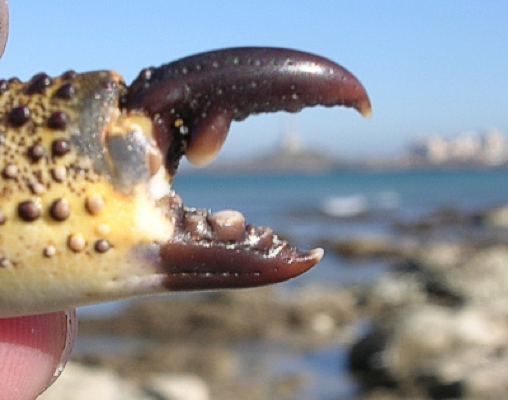
#> input picture Semana 2/Notebooks/res/m1_2/f_front.png, 508 x 400 px
$ jupyter execute 'Adquisicion_2_formacion y adquisición de imagenes digitales.ipynb'   (shell and % lines are left out)
#> lines starting #> are read from the running program, lines starting #| are printed output that depends on the picture
<hr>
Este material ha sido construido en conjunto con material suministrado por los profesores Pedro Atencio (Instituto Tecnológico Metropolitano), Carlos Mera (Universidad de Medellin), Albeiro Espinosa y Diego Patiño (Universidad Nacional de Colombia, Sede Medellín); a ellos les damos crédito.
<hr>

#  <center> VISIÓN ARTIFICIAL </center>
## Agenda del día

### Unidad 2 - Adquisición de imágenes
<ul>
  <li>La luz, el espectro electromagnético y la percepción visual</li>
  <li>**Formación y adquisición de imágenes digitales.**</li>
</ul>

# 2. Adquisición de imágenes
<hr>

## 2. Formacion y adquisicion de imagenes digitales

## Modelo Pin-Hole
<br>
<center><i>Figura. esquema de un modelo pinhole o camara estenopeica. <a href='https://es.wikipedia.org/wiki/Cámara_estenopeica'>wiki-pinhole.</a></i></center>

<br>
<center><i>Figura. Una superficie mate emite luz en todas las direcciones. Cuando la apertura es muy  pequeña, desde cualquier punto sólo pasa luz con una dirección. Todos los puntos están bien definidos == imagen enfocada.. <a href='https://es.wikipedia.org/wiki/Cámara_estenopeica'>wiki-pinhole.</a></i></center>

<br>
<center><i>Figura. Si la apertura no es lo suficientemente pequeña, se generan circulos de confusion en la imagen.</i></center>

<br>
<center><i>Figura. El Modelo Pin-Hole tiene algunas limitaciones: si la apertura es muy pequeña, entonces entra poca luz y la imagen sale muy oscura</i></center>

<br>
<ul>
<li><b>Solución 1:</b> aumentar el tiempo de exposición, manteniendo el tamaño de la apertura...lo cual no funciona bien si hay movimiento. Aunque, se puede usar para acumular movimiento.</li>
<li><b>Solución 2:</b> aumentar el tamaño de la apertura y utilizar unas lentes que realicen el enfoque.</li>
<li>Por las limitaciones físicas de las lentes, sólo se pueden enfocar los objetos en cierta distancia. <a href='http://www.redalyc.org/pdf/1492/149244222001.pdf'>Fusion de imagenes multifoco.</a></li>
<li>Profundidad de campo: rango de distancias (en la escena) en la que los objetos aparecen enfocados.</li>
</ul>
<hr>

[cell 1]
#Se importan las librerias para trabajar con imágenes
#Es muy importante colocar el comando %matplotlib inline

from skimage import io
from skimage.transform import resize
import matplotlib.pyplot as plt
import numpy as np


#Se leen las imágenes con skimage
I1 = io.imread('res/m1_2/f_front.png')
#> I1 is the input picture: shape (400, 508, 4); mean R, G, B, A 142.9, 144.1, 145.8, 255
#Guardar el tamaño de la imagen I1 en la variable tam
tam=np.shape(I1)
#> tam = (400, 508, 4)
I2 = io.imread('res/m1_2/f_back.png')
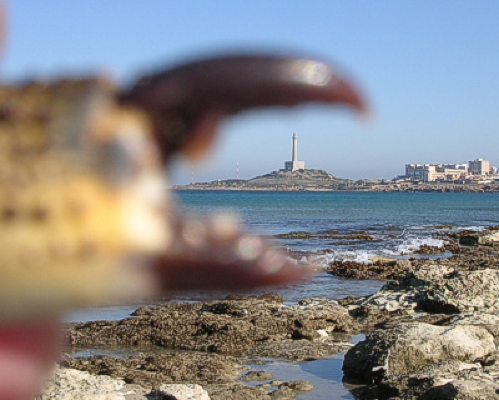
#> input picture Semana 2/Notebooks/res/m1_2/f_back.png, 499 x 400 px
#> I2 is the input picture: shape (400, 499, 4); mean R, G, B, A 136, 136.2, 138.5, 255
#Redimensionar la imagen I2 para que quede del mismo tamaño que I1
#Este procedimiento se realiza ya que deben sumarse matrices más adelante
I2 = resize(I2, (tam[0],tam[1]))
#> I2: shape (400, 508, 4) float64
#Realizar un subplot de 1x3 para mostrar las imágenes
fig, (ax1, ax2, ax3) = plt.subplots(1,3, figsize=(20, 7))
#Se toma la imagen I1 e I2 en el canal G (canal verde del espacio de color RGB)
I1= I1[:,:,1]
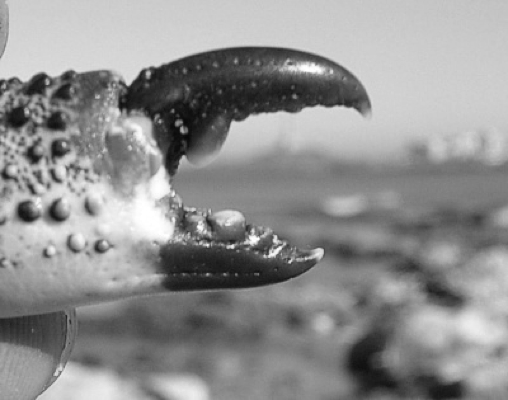
#> I1: shape (400, 508); min 8, max 255, mean 144.1
I2= I2[:,:,1]
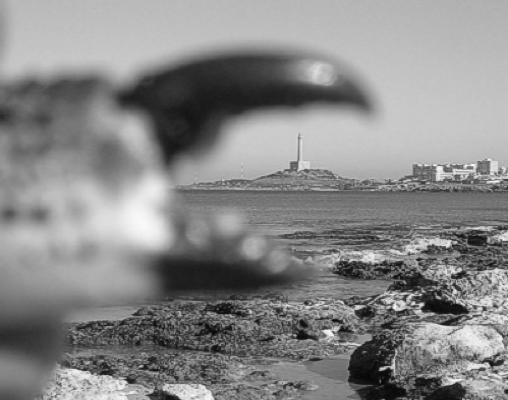
#> I2: shape (400, 508) float64; min 0.0259, max 0.991, mean 0.534
#Mediante una transformación lineal se construye la tercera imagen (enfoque infinito)
I3= 0.001*I1+0.9*I2

#Se le da título a las figuras, a las imágenes y se muestran
fig.suptitle('Profundidad de campo - Lentes', fontsize=20)
ax1.set_title('Enfoque cercano')
ax1.imshow(I1, cmap='gray', aspect='auto')
ax2.set_title('Enfoque lejano')
ax2.imshow(I2, cmap='gray', aspect='auto')
ax3.set_title('Enfoque infinito')
ax3.imshow(I3, cmap='gray', aspect='auto')
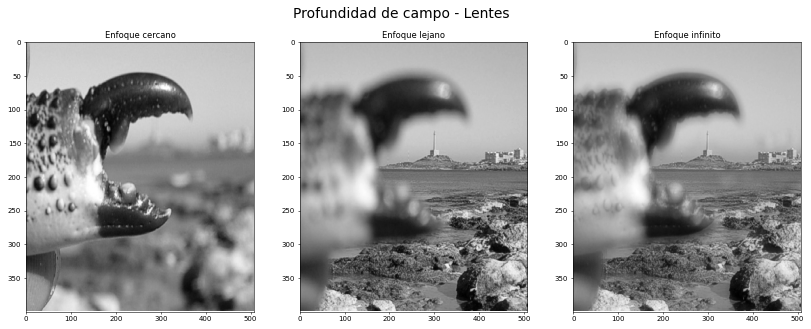
#> figure drawn by matplotlib, 3 panels
